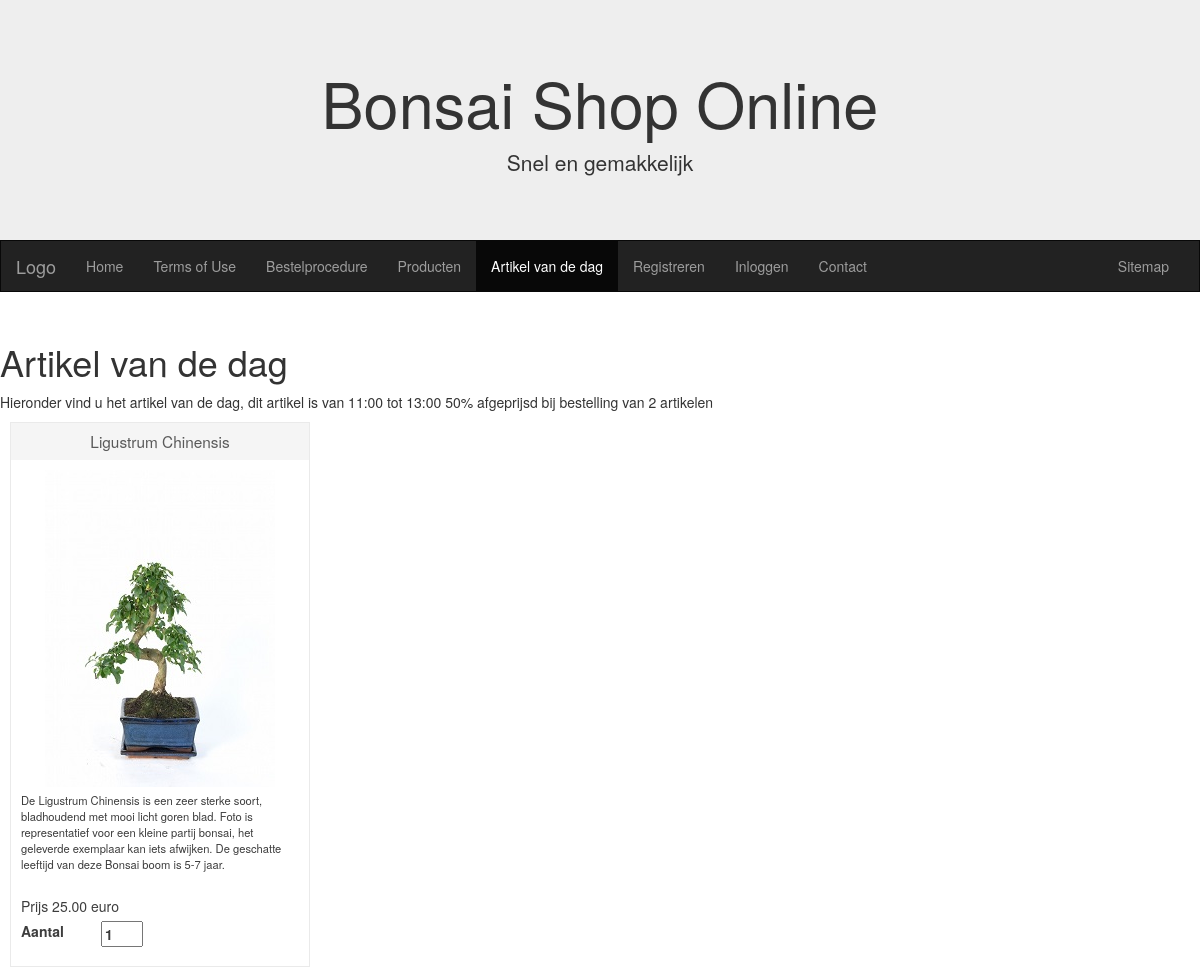
The app's page /artikelvandedagklant.php with its own data.
### tables this page shows
CREATE TABLE `products` (
  `id` int(11) NOT NULL,
  `product_code` varchar(60) NOT NULL,
  `product_name` varchar(60) NOT NULL,
  `product_desc` varchar(600) NOT NULL,
  `product_img_name` varchar(60) NOT NULL,
  `price` decimal(10,2) NOT NULL,
  `aantalKeerVerhuurd` int(2) DEFAULT NULL,
  `artikelvandedag` int(1) NOT NULL,
  `discountOpen` varchar(50) NOT NULL,
  `discountClose` varchar(50) NOT NULL
);

### artikelvandedagklant.php (the view, shortened to what this page needs)
<!DOCTYPE html>
<html lang="en">
<head>
    <link rel="stylesheet" href="https://maxcdn.bootstrapcdn.com/bootstrap/3.3.7/css/bootstrap.min.css">
    <link href="style/style.css" rel="stylesheet" type="text/css" />
</head>
<body>
    <div class="jumbotron">
        <div class="container text-center">
            <h1>Bonsai Shop Online</h1>
            <p>Snel en gemakkelijk</p>
        </div>
    </div>
    <nav class="navbar navbar-inverse">
        <div class="container-fluid">
            <div class="navbar-header">
                <a class="navbar-brand" href="#">Logo</a>
            </div>
            <div class="collapse navbar-collapse" id="myNavbar">
                <ul class="nav navbar-nav">
                    <li><a href="http://localhost/2014-2015/InlogRegistratieSysteem/Les%201/index.php?content=algemenehomepage">Home</a></li>
                     <li><a href="http://localhost/2014-2015/InlogRegistratieSysteem/Les%201/index.php?content=termsofuse">Terms of Use</a></li>
                    <li><a href="http://localhost/2014-2015/InlogRegistratieSysteem/Les%201/index.php?content=bestelprocedure">Bestelprocedure</a></li>
                    <li><a href="http://localhost/2014-2015/InlogRegistratieSysteem/Les%201/index.php?content=videoverhuur">Producten</a></li>
                    <li class="active"><a href="http://localhost/2014-2015/InlogRegistratieSysteem/Les%201/index.php?content=artikelvandedagklant">Artikel van de dag</a></li>
                    <?php
                    if (isset($_SESSION['userrole'])) {
                    }
                    else{
                    ?>
                    <li>
                        <a href="http://localhost/2014-2015/InlogRegistratieSysteem/Les 1/index.php?content=register_form">Registreren</a>
                    </li><?php
                    }
                         ?>
                    <?php
                    if (isset($_SESSION['userrole'])) {
                        echo "<li><a href='index.php?content=logout'>Uitloggen</a></li>";
                    }
                    else{
                    ?>
                    <li>
                        <a href="http://localhost/2014-2015/InlogRegistratieSysteem/Les 1/index.php?content=Login_form">Inloggen</a>
                    </li><?php
                    }
                         ?>
                    <li><a href="http://localhost/2014-2015/InlogRegistratieSysteem/Les 1/contact.html">Contact</a></li>
                </ul>
                <ul class="nav navbar-nav navbar-right">
                    <li>
                        <a href="http://localhost/2014-2015/InlogRegistratieSysteem/Les 1/sitemap">Sitemap</a>
                    </li>
                </ul>
            </div>
        </div>
    </nav>
    <h1>Artikel van de dag</h1>
    <div>Hieronder vind u het artikel van de dag, dit artikel is van 11:00 tot 13:00 50% afgeprijsd bij bestelling van 2 artikelen</div>
<?php
include_once("config.php");
$current_url = urlencode($url="http://".$_SERVER['HTTP_HOST'].$_SERVER['REQUEST_URI']);
$results = $mysqli->query("SELECT aantalKeerVerhuurd, product_code, product_name, product_desc, product_img_name, price, discountOpen, discountClose FROM products WHERE artikelvandedag = '1' ORDER BY id ASC");
if($results){
    $products_item = '<ul class="products">';
    while($obj = $results->fetch_object())
    {
        $products_item .= <<<EOT
<li class="product">
<form method="post" action="cart_update.php">
<div  class="product-content"><h3>{$obj->product_name}</h3>
<div  class="product-thumb" ><img src = "img/{$obj->product_img_name}" ></div>
<div  class="product-desc">{$obj->product_desc}</div>
<div class="product-info">
Prijs {$obj->price} euro
<fieldset>
<label>
<span>Aantal</span>
<input type="text" size="2" maxlength="2" name="product_qty" value="1" />
</label>
</fieldset>
<input type="hidden" name="product_code" value="{$obj->product_code}" />
<input type="hidden" name="type" value="add" />
<input type="hidden" name="return_url" value="{$current_url}" />
</div></div>
</form>
</li>
EOT;
    }
    $products_item .= '</ul>';
    echo $products_item;
}
?>

### style/style.css (style rules this page uses)
ul.products { padding: 0; margin: 0; max-width: 100%; margin-left: auto; margin-right: auto; }
ul.products li { display: inline-block; max-width: 300px; padding: 10px; background-color: #FFFFFF; margin: 10px; border: 1px solid #EAEAEA; color: #3D3D3D; }
ul.products li h3 { margin: -10px -10px 10px -10px; padding: 10px; text-align: center; background-color: #F5F5F5; font-size: 1.1em; color: #5A5A5A; }
ul.products li fieldset { border: none; padding: 5px 5px 5px 0px; margin: 0; }
ul.products li fieldset label { display:block; margin-bottom: 4px; }
ul.products li fieldset label span { width: 80px; float: left; }
.product-thumb { text-align:center; }
.product-desc { font-size: 0.8em; margin-bottom: 4px; height: 100px; overflow-y: scroll; margin-top: 5px; }

### artikelvandedagklant.php (style rules this page uses)
.navbar { margin-bottom: 50px; border-radius: 0; }
.jumbotron { margin-bottom: 0px; }

### records on screen
products: product_name "Ligustrum Chinensis", product_img_name (picture), product_desc "De Ligustrum Chinensis is een zeer sterke soort, bladhoudend met mooi licht goren blad. Foto is representatief voor een kleine partij bonsai, het geleverde exemplaar kan iets afwijken. De geschatte leeftijd van deze Bonsai boom is 5-7 jaar.", price "25.00"
